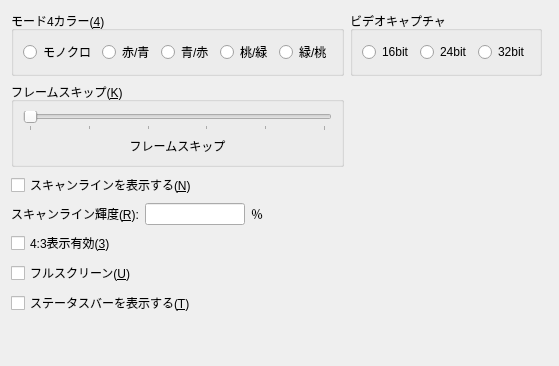
     <widget class="QWidget" name="tabScreen">
      <attribute name="title">
       <string>画面(&amp;S)</string>
      </attribute>
      <layout class="QGridLayout" name="gridLayout_4">
       <item row="0" column="0">
        <widget class="QGroupBox" name="groupBoxMode4Color">
         <property name="title">
          <string>モード4カラー(&amp;4)</string>
         </property>
         <layout class="QHBoxLayout" name="horizontalLayout">
          <item>
           <widget class="QRadioButton" name="radioButtonColorBW">
            <property name="text">
             <string>モノクロ</string>
            </property>
           </widget>
          </item>
          <item>
           <widget class="QRadioButton" name="radioButtonColorRB">
            <property name="text">
             <string>赤/青</string>
            </property>
           </widget>
          </item>
          <item>
           <widget class="QRadioButton" name="radioButtonColorBR">
            <property name="text">
             <string>青/赤</string>
            </property>
           </widget>
          </item>
          <item>
           <widget class="QRadioButton" name="radioButtonColorPG">
            <property name="text">
             <string>桃/緑</string>
            </property>
           </widget>
          </item>
          <item>
           <widget class="QRadioButton" name="radioButtonColorGP">
            <property name="text">
             <string>緑/桃</string>
            </property>
           </widget>
          </item>
         </layout>
        </widget>
       </item>
       <item row="5" column="0">
        <spacer name="verticalSpacer_12">
         <property name="orientation">
          <enum>Qt::Vertical</enum>
         </property>
         <property name="sizeHint" stdset="0">
          <size>
           <width>20</width>
           <height>40</height>
          </size>
         </property>
        </spacer>
       </item>
       <item row="4" column="0" colspan="3">
        <layout class="QGridLayout" name="gridLayout_3">
         <item row="0" column="0" colspan="4">
          <widget class="QCheckBox" name="checkBoxScanline">
           <property name="text">
            <string>スキャンラインを表示する(&amp;N)</string>
           </property>
          </widget>
         </item>
         <item row="1" column="0">
          <widget class="QLabel" name="label">
           <property name="text">
            <string>スキャンライン輝度(&amp;R):</string>
           </property>
           <property name="buddy">
            <cstring>lineEditScanLineBr</cstring>
           </property>
          </widget>
         </item>
         <item row="1" column="1">
          <widget class="QLineEdit" name="lineEditScanLineBr">
           <property name="maximumSize">
            <size>
             <width>100</width>
             <height>16777215</height>
            </size>
           </property>
           <property name="inputMethodHints">
            <set>Qt::ImhDigitsOnly</set>
           </property>
           <property name="inputMask">
            <string>999</string>
           </property>
           <property name="alignment">
            <set>Qt::AlignRight|Qt::AlignTrailing|Qt::AlignVCenter</set>
           </property>
          </widget>
         </item>
         <item row="1" column="2">
          <widget class="QLabel" name="label_2">
           <property name="text">
            <string>％</string>
           </property>
          </widget>
         </item>
         <item row="1" column="3">
          <spacer name="horizontalSpacer_2">
           <property name="orientation">
            <enum>Qt::Horizontal</enum>
           </property>
           <property name="sizeHint" stdset="0">
            <size>
             <width>40</width>
             <height>20</height>
            </size>
           </property>
          </spacer>
         </item>
         <item row="2" column="0" colspan="4">
          <widget class="QCheckBox" name="checkBoxDispNTSC">
           <property name="text">
            <string>4:3表示有効(&amp;3)</string>
           </property>
          </widget>
         </item>
         <item row="3" column="0" colspan="4">
          <widget class="QCheckBox" name="checkBoxFullscreen">
           <property name="text">
            <string>フルスクリーン(&amp;U)</string>
           </property>
          </widget>
         </item>
         <item row="4" column="0" colspan="4">
          <widget class="QCheckBox" name="checkBoxStatDisp">
           <property name="text">
            <string>ステータスバーを表示する(&amp;T)</string>
           </property>
          </widget>
         </item>
        </layout>
       </item>
       <item row="1" column="0">
        <widget class="QGroupBox" name="groupBoxFps">
         <property name="title">
          <string>フレームスキップ(&amp;K)</string>
         </property>
         <layout class="QVBoxLayout" name="verticalLayout_6">
          <item>
           <widget class="QSlider" name="horizontalSliderFPS">
            <property name="maximum">
             <number>5</number>
            </property>
            <property name="pageStep">
             <number>1</number>
            </property>
            <property name="orientation">
             <enum>Qt::Horizontal</enum>
            </property>
            <property name="tickPosition">
             <enum>QSlider::TicksBelow</enum>
            </property>
           </widget>
          </item>
          <item>
           <widget class="QLabel" name="labelFps">
            <property name="text">
             <string>フレームスキップ</string>
            </property>
            <property name="alignment">
             <set>Qt::AlignCenter</set>
            </property>
           </widget>
          </item>
         </layout>
        </widget>
       </item>
       <item row="1" column="1">
        <spacer name="horizontalSpacer_8">
         <property name="orientation">
          <enum>Qt::Horizontal</enum>
         </property>
         <property name="sizeHint" stdset="0">
          <size>
           <width>40</width>
           <height>20</height>
          </size>
         </property>
        </spacer>
       </item>
       <item row="0" column="1">
        <widget class="QGroupBox" name="groupBoxVideoCapture">
         <property name="enabled">
          <bool>true</bool>
         </property>
         <property name="title">
          <string>ビデオキャプチャ</string>
         </property>
         <layout class="QHBoxLayout" name="horizontalLayout_4">
          <item>
           <widget class="QRadioButton" name="radioButtonVCap16bit">
            <property name="text">
             <string>16bit</string>
            </property>
           </widget>
          </item>
          <item>
           <widget class="QRadioButton" name="radioButtonVCap24bit">
            <property name="text">
             <string>24bit</string>
            </property>
           </widget>
          </item>
          <item>
           <widget class="QRadioButton" name="radioButtonVCap32bit">
            <property name="text">
             <string>32bit</string>
            </property>
           </widget>
          </item>
         </layout>
        </widget>
       </item>
      </layout>
     </widget>
